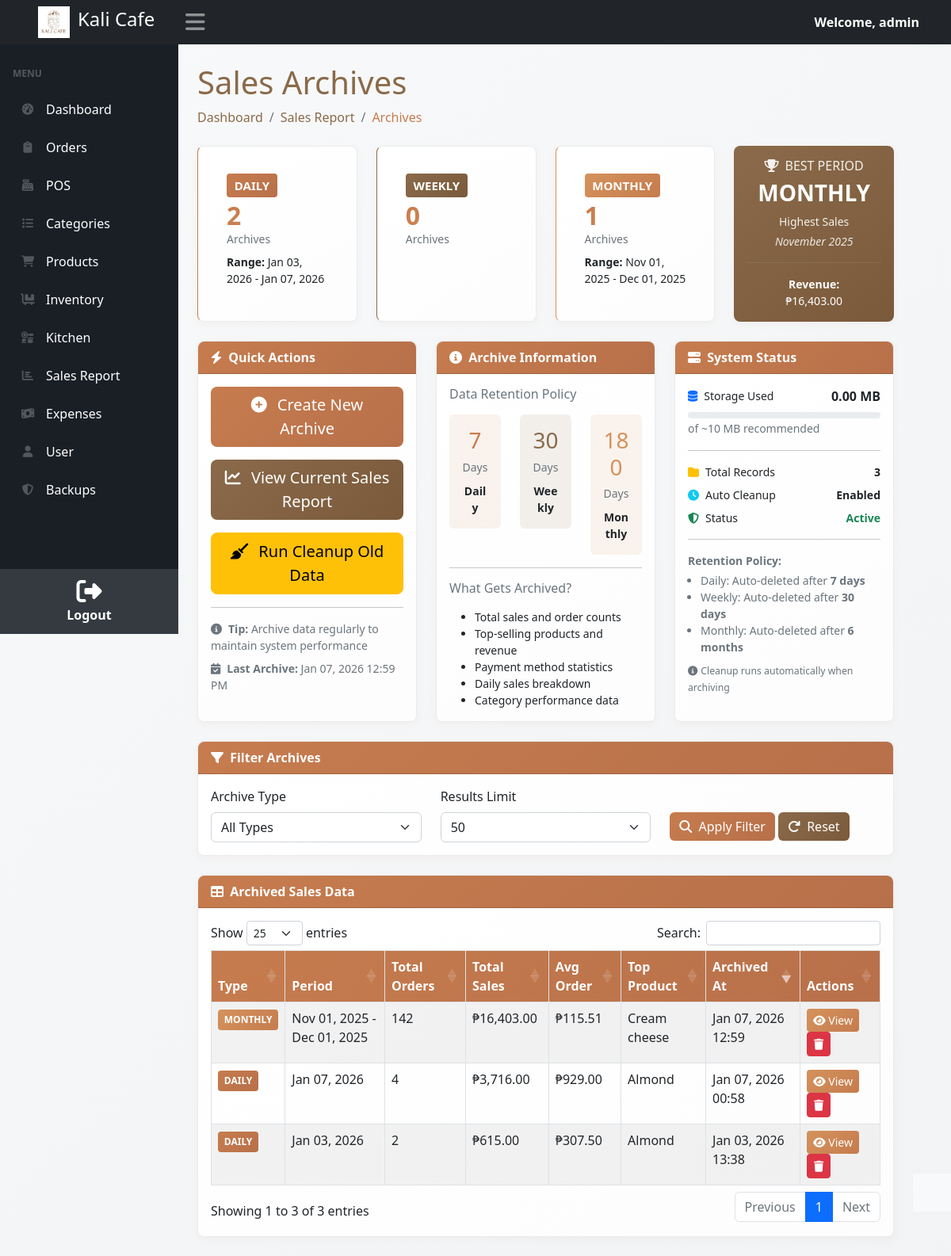
Screenshot of /view_archives.php (signed in) with the database file from the repository.
### tables this page shows
CREATE TABLE `sales_archives` (
  `id` int NOT NULL,
  `archive_type` enum('daily','weekly','monthly') NOT NULL,
  `period_start` date NOT NULL,
  `period_end` date NOT NULL,
  `total_orders` int DEFAULT '0',
  `total_sales` decimal(10,2) DEFAULT '0.00',
  `avg_order_value` decimal(10,2) DEFAULT '0.00',
  `paid_sales` decimal(10,2) DEFAULT '0.00',
  `unpaid_sales` decimal(10,2) DEFAULT '0.00',
  `top_product` varchar(255) DEFAULT NULL,
  `top_product_revenue` decimal(10,2) DEFAULT '0.00',
  `primary_payment_method` varchar(50) DEFAULT NULL,
  `sales_data` longtext,
  `archived_at` timestamp NULL DEFAULT CURRENT_TIMESTAMP
);

### view_archives.php (the view, shortened to what the rows shown need)
<?php
include('includes/config.php');
$limit = isset($_GET['limit']) ? intval($_GET['limit']) : 50;
$limit = max(1, min(1000, $limit));
$query = "SELECT * FROM sales_archives WHERE 1=1";
$params = [];
$query .= " ORDER BY period_end DESC, archived_at DESC LIMIT " . $limit;
$stmt = $conn->prepare($query);
$stmt->execute($params);
$archives = $stmt->fetchAll(PDO::FETCH_ASSOC);
$stats_query = "
    SELECT
        archive_type,
        COUNT(*) as count,
        MIN(period_start) as oldest_date,
        MAX(period_end) as newest_date
    FROM sales_archives
    GROUP BY archive_type
";
$stats_stmt = $conn->query($stats_query);
$stats = $stats_stmt->fetchAll(PDO::FETCH_ASSOC);
$archive_stats = [
    'daily' => ['count' => 0, 'oldest_date' => null, 'newest_date' => null],
    'weekly' => ['count' => 0, 'oldest_date' => null, 'newest_date' => null],
    'monthly' => ['count' => 0, 'oldest_date' => null, 'newest_date' => null]
];
foreach ($stats as $stat) {
    $archive_stats[$stat['archive_type']] = $stat;
}
?>
<?php include('includes/header.php'); ?>
<?php include('includes/navbar.php'); ?>
<!DOCTYPE html>
<html lang="en">
<head>
    <link href="css/styles.css" rel="stylesheet" />
    <link href="https://cdn.datatables.net/1.13.4/css/dataTables.bootstrap5.min.css" rel="stylesheet" />
    <link href="https://use.fontawesome.com/releases/v6.3.0/css/all.css" rel="stylesheet" />
</head>
<body class="sb-nav-fixed">
    <div id="layoutSidenav">
        <div id="layoutSidenav_content">
            <main>
                <div class="container-fluid px-4">
                    <h1 class="mt-4">Sales Archives</h1>
                    <div class="row mb-4 g-3">
                        <div class="col-xl col-lg-4 col-md-6">
                            <div class="card stat-card daily h-100">
                                <div class="card-body">
                                    <h2 class="mb-0"><?php echo $archive_stats['daily']['count']; ?></h2>
                                </div>
                            </div>
                        </div>
                        <div class="col-xl col-lg-4 col-md-6">
                            <div class="card stat-card weekly h-100">
                                <div class="card-body">
                                    <h2 class="mb-0"><?php echo $archive_stats['weekly']['count']; ?></h2>
                                </div>
                            </div>
                        </div>
                        <div class="col-xl col-lg-4 col-md-6">
                            <div class="card stat-card monthly h-100">
                                <div class="card-body">
                                    <h2 class="mb-0"><?php echo $archive_stats['monthly']['count']; ?></h2>
                                </div>
                            </div>
                        </div>
                        <div class="col-xl col-lg-6 col-md-6">
                            <div class="card h-100" style="background: linear-gradient(145deg, #8a6a4a 0%, #7a5a3a 100%); color: white; border: none;">
                                <div class="card-body text-center">
                                    <h6 class="mb-2" style="color: white; opacity: 0.9;">
                                        <i class="fas fa-trophy me-2"></i>BEST PERIOD
                                    </h6>
                                    <?php
                                    $best_query = "SELECT archive_type, period_start, period_end, total_sales FROM sales_archives ORDER BY total_sales DESC LIMIT 1";
                                    $best_result = $conn->query($best_query);
                                    $best_period = $best_result->fetch(PDO::FETCH_ASSOC);
                                    $period_label = '';
                                    if ($best_period) {
                                        if ($best_period['archive_type'] === 'monthly') {
                                            $period_label = date('F Y', strtotime($best_period['period_start']));
                                        } elseif ($best_period['archive_type'] === 'weekly') {
                                            $period_label = date('M d', strtotime($best_period['period_start'])) . ' - ' . date('M d, Y', strtotime($best_period['period_end']));
                                        } else {
                                            $period_label = date('M d, Y', strtotime($best_period['period_start']));
                                        }
                                    }
                                    ?>
                                    <h3 class="mb-2" style="color: white; font-weight: 700;">
                                        <?php echo $best_period ? strtoupper($best_period['archive_type']) : 'N/A'; ?>
                                    </h3>
                                    <p class="small mb-0" style="opacity: 0.9;">Highest Sales</p>
                                    <?php if ($period_label): ?>
                                        <p class="small mb-0 mt-1" style="opacity: 0.85; font-style: italic;">
                                            <?php echo $period_label; ?>
                                        </p>
                                    <?php endif; ?>
                                    <hr style="border-color: rgba(255,255,255,0.3); margin: 1rem 0;">
                                    <p class="small mb-0">
                                        <strong>Revenue:</strong><br>
                                        ₱<?php echo number_format($best_period['total_sales'] ?? 0, 2); ?>
                                    </p>
                                </div>
                            </div>
                        </div>
                    </div>
                    <div class="card mb-4">
                        <div class="card-body">
                            <table id="archivesTable" class="table table-striped table-bordered">
                                <thead>
                                    <tr>
                                        <th>Type</th>
                                        <th>Period</th>
                                        <th>Total Orders</th>
                                        <th>Total Sales</th>
                                        <th>Avg Order</th>
                                        <th>Top Product</th>
                                        <th>Archived At</th>
                                        <th>Actions</th>
                                    </tr>
                                </thead>
                                <tbody>
                                    <?php foreach ($archives as $archive): ?>
                                    <tr>
                                        <td>
                                            <span class="archive-badge badge-<?php echo $archive['archive_type']; ?>">
                                                <?php echo strtoupper($archive['archive_type']); ?>
                                            </span>
                                        </td>
                                        <td>
                                            <?php
                                            echo date('M d, Y', strtotime($archive['period_start']));
                                            if ($archive['period_start'] !== $archive['period_end']) {
                                                echo ' - ' . date('M d, Y', strtotime($archive['period_end']));
                                            }
                                            ?>
                                        </td>
                                        <td><?php echo number_format($archive['total_orders']); ?></td>
                                        <td>₱<?php echo number_format($archive['total_sales'], 2); ?></td>
                                        <td>₱<?php echo number_format($archive['avg_order_value'], 2); ?></td>
                                        <td><?php echo htmlspecialchars($archive['top_product']); ?></td>
                                        <td><?php echo date('M d, Y H:i', strtotime($archive['archived_at'])); ?></td>
                                        <td>
                                            <button class="btn btn-sm btn-info view-details"
                                                    data-id="<?php echo $archive['id']; ?>"
                                                    data-type="<?php echo $archive['archive_type']; ?>"
                                                    data-start="<?php echo $archive['period_start']; ?>"
                                                    data-end="<?php echo $archive['period_end']; ?>"
                                                    data-sales='<?php echo htmlspecialchars($archive['sales_data']); ?>'>
                                                <i class="fas fa-eye"></i> View
                                            </button>
                                            <button class="btn btn-sm btn-danger delete-archive"
                                                    data-id="<?php echo $archive['id']; ?>"
                                                    data-type="<?php echo $archive['archive_type']; ?>"
                                                    data-period="<?php echo date('M d, Y', strtotime($archive['period_start'])); ?>"
                                                    title="Delete this archive record (sales data will remain)">
                                                <i class="fas fa-trash"></i>
                                            </button>
                                        </td>
                                    </tr>
                                    <?php endforeach; ?>
                                </tbody>
                            </table>
                        </div>
                    </div>
                </div>
            </main>
            <?php include('includes/footer.php'); ?>
        </div>
</body>
</html>

### rows the page displays
sales_archives: archive_type "MONTHLY", period_start "November 2025", total_sales "16,403.00", period_start "Nov 01, 2025", period_end "Dec 01, 2025", total_orders "142", avg_order_value "115.51", top_product "Cream cheese", archived_at "Jan 07, 2026 12:59"
sales_archives: archive_type "DAILY", period_start "Jan 07, 2026", total_orders "4", total_sales "3,716.00", avg_order_value "929.00", top_product "Almond", archived_at "Jan 07, 2026 00:58"
sales_archives: archive_type "DAILY", period_start "Jan 03, 2026", total_orders "2", total_sales "615.00", avg_order_value "307.50", top_product "Almond", archived_at "Jan 03, 2026 13:38"

### other values shown
$username "admin"
$archive_stats['daily']['count'] "2"
date('M d, Y', strtotime($archive_stats['daily']['oldest_date'])) "Jan 03, 2026"
date('M d, Y', strtotime($archive_stats['daily']['newest_date'])) "Jan 07, 2026"
$archive_stats['weekly']['count'] "0"
$archive_stats['monthly']['count'] "1"
date('M d, Y', strtotime($archive_stats['monthly']['oldest_date'])) "Nov 01, 2025"
date('M d, Y', strtotime($archive_stats['monthly']['newest_date'])) "Dec 01, 2025"
date('M d, Y h:i A', strtotime($last_archive['last_date'])) "Jan 07, 2026 12:59 PM"
$data_size_mb "0.00"
$size_info['total_records'] "3"
